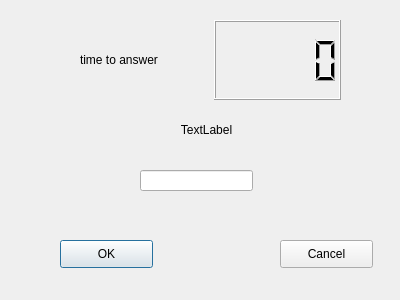
<?xml version="1.0" encoding="UTF-8"?>
<ui version="4.0">
 <class>game</class>
 <widget class="QDialog" name="game">
  <property name="geometry">
   <rect>
    <x>0</x>
    <y>0</y>
    <width>400</width>
    <height>300</height>
   </rect>
  </property>
  <property name="windowTitle">
   <string>Dialog</string>
  </property>
  <widget class="QLabel" name="question">
   <property name="geometry">
    <rect>
     <x>71</x>
     <y>120</y>
     <width>271</width>
     <height>20</height>
    </rect>
   </property>
   <property name="text">
    <string>TextLabel</string>
   </property>
   <property name="alignment">
    <set>Qt::AlignCenter</set>
   </property>
  </widget>
  <widget class="QLineEdit" name="answer">
   <property name="geometry">
    <rect>
     <x>140</x>
     <y>170</y>
     <width>113</width>
     <height>21</height>
    </rect>
   </property>
  </widget>
  <widget class="QPushButton" name="OKBtn">
   <property name="geometry">
    <rect>
     <x>60</x>
     <y>240</y>
     <width>93</width>
     <height>28</height>
    </rect>
   </property>
   <property name="text">
    <string>OK</string>
   </property>
  </widget>
  <widget class="QPushButton" name="cancelBtn">
   <property name="geometry">
    <rect>
     <x>280</x>
     <y>240</y>
     <width>93</width>
     <height>28</height>
    </rect>
   </property>
   <property name="text">
    <string>Cancel</string>
   </property>
  </widget>
  <widget class="QWidget" name="horizontalLayoutWidget">
   <property name="geometry">
    <rect>
     <x>80</x>
     <y>20</y>
     <width>261</width>
     <height>80</height>
    </rect>
   </property>
   <layout class="QHBoxLayout" name="horizontalLayout">
    <item>
     <widget class="QLabel" name="label">
      <property name="text">
       <string>time to answer</string>
      </property>
     </widget>
    </item>
    <item>
     <widget class="QLCDNumber" name="left_time"/>
    </item>
   </layout>
  </widget>
 </widget>
 <resources/>
 <connections>
  <connection>
   <sender>cancelBtn</sender>
   <signal>clicked()</signal>
   <receiver>game</receiver>
   <slot>close()</slot>
   <hints>
    <hint type="sourcelabel">
     <x>326</x>
     <y>253</y>
    </hint>
    <hint type="destinationlabel">
     <x>199</x>
     <y>149</y>
    </hint>
   </hints>
  </connection>
 </connections>
</ui>
